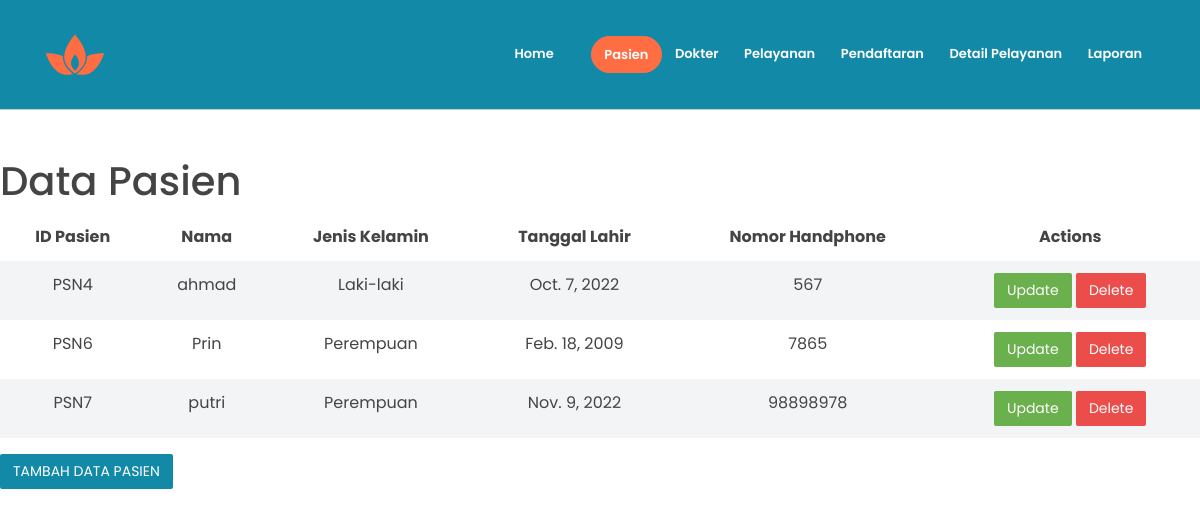
The app's page /pasien, older data.
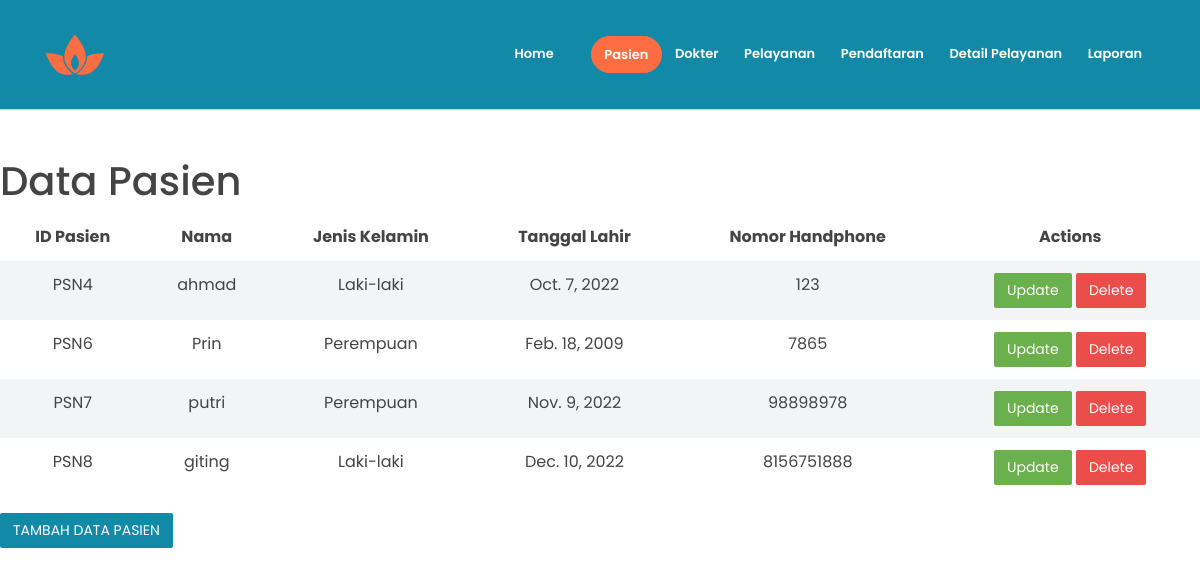
The same page, newer data.
### app/models.py (models this page shows, shortened)
class pasien(models.Model):
    idpasien = models.AutoField(primary_key=True)
    namapasien = models.CharField(max_length=50)
    jeniskelaminpasien = models.CharField(max_length=15)
    tanggallahir = models.DateField()
    nohppasien = models.IntegerField()

### app/views.py (the view)
# urls.py: path('pasien', views.pasien, name='pasien'),
def pasien(request) :
    allpasienobj = models.pasien.objects.all()
    filterpasienobj = models.pasien.objects.filter(jeniskelaminpasien = 'Laki-Laki')
    return render(request, 'pasienx.html',{
        'allpasienobj' : allpasienobj,
        'filterpasienobj' : filterpasienobj
    })

### app/templates/pasienx.html (shortened to what this page needs)
{%load static%}
<!DOCTYPE html>
<html lang="en">
<head>
    <link rel="stylesheet" href="{%static 'assets/vendors/themify-icons/css/themify-icons.css'%}">
	<link rel="stylesheet" href="{%static 'assets/css/leadmark.css'%}">
</head>
<body data-spy="scroll" data-target=".navbar" data-offset="40" id="home">
    <nav class="navbar navbar-expand-sm navbar-dark bg-info shadow mb-3">
        <div class="container">
            <a class="navbar-brand" href="#">
                <img src="assets/imgs/logo.svg" alt="">
            </a>
            <div class="collapse navbar-collapse" id="navbarSupportedContent">
                <ul class="navbar-nav ml-auto">
                    <li class="nav-item">
                        <a class="nav-link text-white" href="{% url 'home' %}" >Home</a>
                    </li>
                    <li class="nav-item">
                        <a href="{% url 'pasienx' %}" class="ml-4 nav-link btn btn-primary btn-sm rounded text-white">Pasien</a>
                    </li>
                    <li class="nav-item">
                        <a class="nav-link text-white" href="{% url 'dokterx' %}">Dokter</a>
                    </li>
                    <li class="nav-item">
                        <a class="nav-link text-white" href="{% url 'pelayananx' %}">Pelayanan</a>
                    </li>
                    <li class="nav-item">
                        <a class="nav-link text-white" href="{% url 'pendaftaranx' %}">Pendaftaran</a>
                    </li>
                    <li class="nav-item">
                        <a class="nav-link text-white" href="{% url 'detailpelayananx' %}">Detail Pelayanan</a>
                    </li>
                    <li class="nav-item">
                        <a class="nav-link text-white" href="{% url 'laporan' %}">Laporan</a>
                    </li>
                </ul>
            </div>
        </div>
    </nav>
    <h1 class="section-secondary-title mt-5">Data Pasien</h1>
      <table class="table table-striped">
         <thead>
            <tr>
                <th>
                    <center>
                    ID Pasien
                    </center>
                </th>
                <th>
                    <center>
                    Nama
                    </center>
                </th>
                <th>
                    <center>
                    Jenis Kelamin
                    </center>
                </th>
                <th>
                    <center>
                    Tanggal Lahir
                    </center>
                </th>
                <th>
                    <center>
                    Nomor Handphone
                    </center>
                </th>
                <th>
                    <center>
                    Actions
                    </center>
                </th>
            </tr>
         </thead>
         <tbody>
        {% for item in allpasienobj%}
        <tr>
            <td>
                <center>
                PSN{{ item.idpasien }}
                </center>
            </td>
            <td>
                <center>
                {{ item.namapasien }}
                </center>
            </td>
            <td>
                <center>
                {{ item.jeniskelaminpasien }}
                </center>
            </td>
            <td>
                <center>
                {{ item.tanggallahir }}
                </center>
            </td>
            <td>
                <center>
                {{ item.nohppasien }}
                </center>
            </td>
            <td>
                <center>
                <a href="{% url 'updatepasienx' item.idpasien %}">
                    <button class="btn btn-success">Update</button>
                </a>
                <a href="{% url 'deletepasien' item.idpasien %}">
                    <button class="btn btn-danger">Delete</button>
                </a>
                </center>
            </td>
        </tr>
        {% endfor %}
        </tbody>
      </table>
    <a href="{% url 'createdatapasienx' %}">
        <button class="btn btn-info">TAMBAH DATA PASIEN</button>
    </a>
</body>

Row changes from the older to the newer data that the page shows:
changed pasien "ahmad": nohppasien "567" → "123"
added pasien: idpasien "8", namapasien "giting", jeniskelaminpasien "Laki-laki", tanggallahir "Dec. 10, 2022", nohppasien "8156751888"
